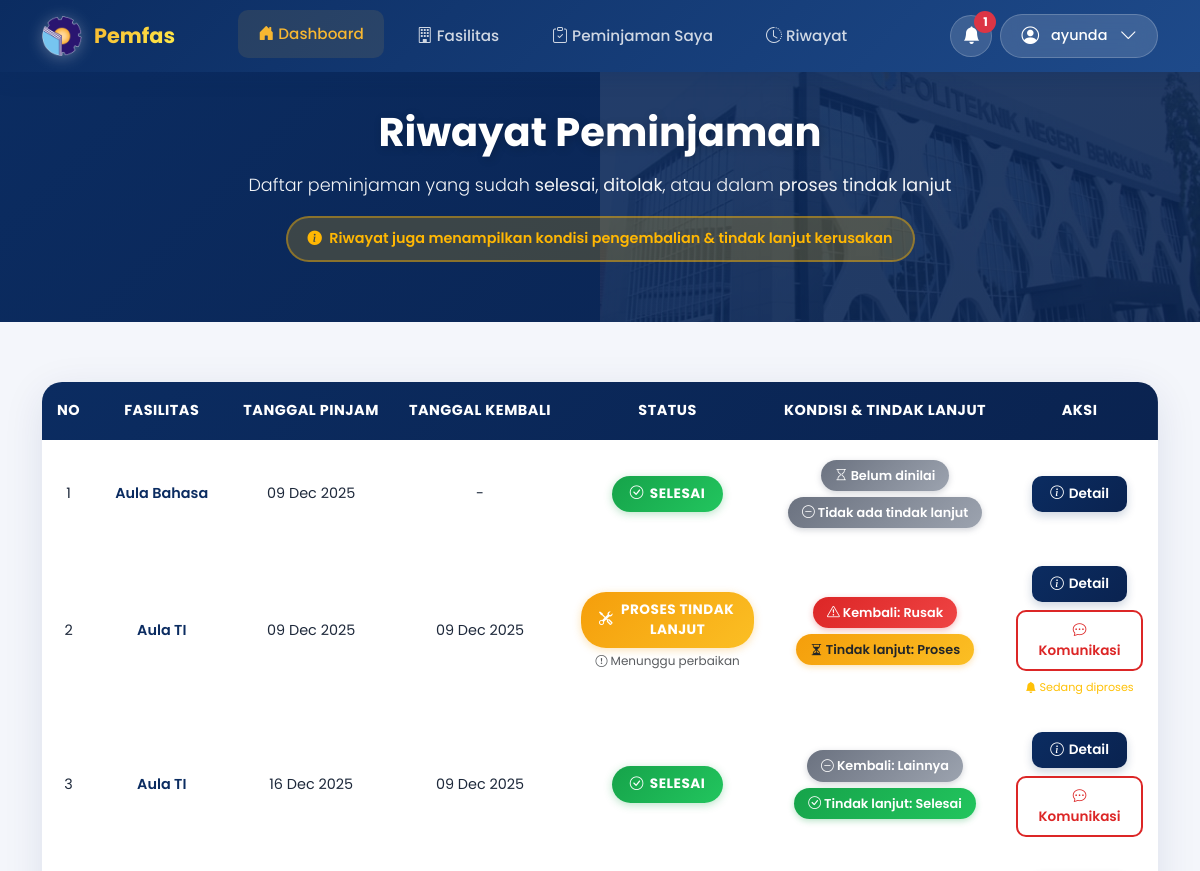
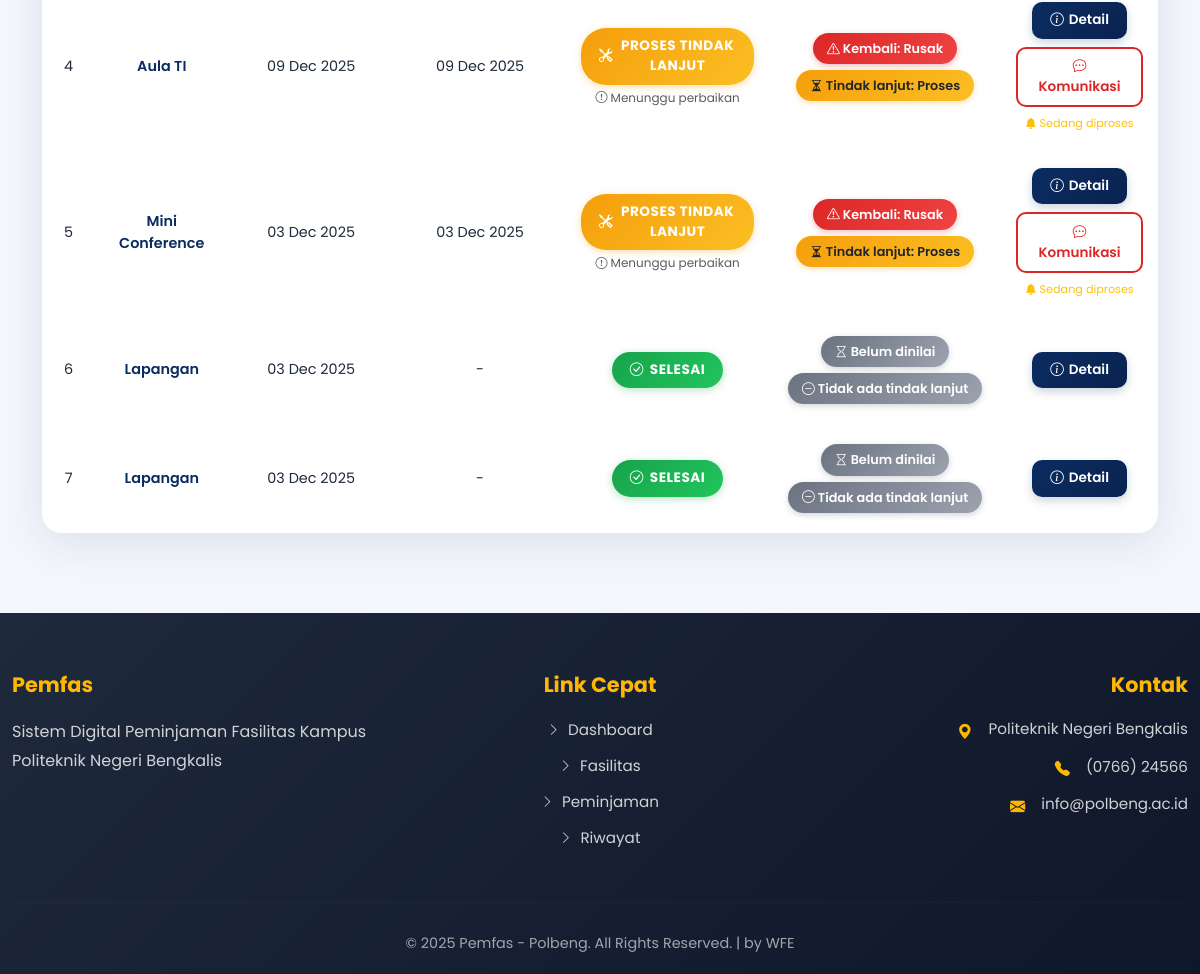
Page /peminjam/riwayat.php (signed in) on the committed database (2 pictures, top to bottom).
### tables this page shows
CREATE TABLE `users` (
  `id_user` int(11) NOT NULL,
  `nama` varchar(100) NOT NULL,
  `username` varchar(50) NOT NULL,
  `password` varchar(255) NOT NULL,
  `email` varchar(100) DEFAULT NULL,
  `role` enum('super_admin','bagian_umum','peminjam') DEFAULT 'peminjam',
  `created` timestamp NOT NULL DEFAULT current_timestamp(),
  `last_login` datetime DEFAULT NULL,
  `id_unit` int(11) DEFAULT NULL
);

CREATE TABLE `peminjaman` (
  `id_pinjam` int(11) NOT NULL,
  `id_user` int(11) NOT NULL,
  `tanggal_mulai` date DEFAULT NULL,
  `tanggal_selesai` date DEFAULT NULL,
  `status` enum('draft','usulan','diterima','ditolak','selesai') DEFAULT 'draft',
  `dokumen_peminjaman` varchar(255) DEFAULT NULL,
  `alasan_penolakan` text DEFAULT NULL,
  `tanggal_usulan` timestamp NOT NULL DEFAULT current_timestamp(),
  `catatan` text DEFAULT NULL
);

CREATE TABLE `pengembalian` (
  `id_kembali` int(11) NOT NULL,
  `id_pinjam` int(11) NOT NULL,
  `kondisi` enum('bagus','rusak') DEFAULT 'bagus',
  `catatan` text DEFAULT NULL,
  `tgl_kembali` date DEFAULT NULL
);

### peminjam/riwayat.php (the view, shortened to what the rows shown need)
<?php
include '../config/koneksi.php';
$id_user = filter_var($_SESSION['id_user'], FILTER_VALIDATE_INT);
$sqlRiwayat = "
    SELECT
        p.id_pinjam,
        p.tanggal_mulai,
        p.tanggal_selesai,
        p.status AS status_pinjam,
        p.catatan,
        COALESCE(GROUP_CONCAT(DISTINCT f.nama_fasilitas SEPARATOR ', '), '-') AS fasilitas_list,
        pg.id_kembali,
        pg.kondisi,
        pg.catatan AS catatan_kembali,
        pg.tgl_kembali,
        tl_last.id_tindaklanjut,
        tl_last.tindakan,
        tl_last.deskripsi AS deskripsi_tindaklanjut,
        tl_last.status AS status_tindaklanjut,
        tl_last.tanggal AS tanggal_tindaklanjut
    FROM peminjaman p
    LEFT JOIN daftar_peminjaman_fasilitas df ON p.id_pinjam = df.id_pinjam
    LEFT JOIN fasilitas f ON df.id_fasilitas = f.id_fasilitas
    LEFT JOIN pengembalian pg ON p.id_pinjam = pg.id_pinjam
    LEFT JOIN (
        SELECT t1.*
        FROM tindaklanjut t1
        JOIN (
            SELECT id_kembali, MAX(id_tindaklanjut) AS max_tl
            FROM tindaklanjut
            GROUP BY id_kembali
        ) t2 ON t1.id_kembali = t2.id_kembali
             AND t1.id_tindaklanjut = t2.max_tl
    ) AS tl_last ON tl_last.id_kembali = pg.id_kembali
    WHERE p.id_user = ?
      AND p.status IN ('selesai', 'ditolak')
    GROUP BY
        p.id_pinjam,
        p.tanggal_mulai,
        p.tanggal_selesai,
        p.status,
        p.catatan,
        pg.id_kembali,
        pg.kondisi,
        pg.catatan,
        pg.tgl_kembali,
        tl_last.id_tindaklanjut,
        tl_last.tindakan,
        tl_last.deskripsi,
        tl_last.status,
        tl_last.tanggal
    ORDER BY p.id_pinjam DESC
";
$stmtRiwayat = $conn->prepare($sqlRiwayat);
$stmtRiwayat->bind_param("i", $id_user);
$stmtRiwayat->execute();
$resultRiwayat = $stmtRiwayat->get_result();
include '../includes/peminjam/header.php';
include '../includes/peminjam/navbar.php';
?>
<br><br>
<section class="hero-section text-center">
    <div class="container">
        <h2 class="fw-bold mb-3" data-aos="fade-up">Riwayat Peminjaman</h2>
    </div>
</section>
<div class="container mb-5">
<?php if ($resultRiwayat && $resultRiwayat->num_rows > 0): ?>
    <div class="row justify-content-center">
        <div class="col-12" data-aos="fade-up">
            <div class="riwayat-card">
                <div class="riwayat-table-wrapper">
                    <div class="riwayat-table-responsive">
                        <table class="riwayat-table text-center align-middle">
                            <thead>
                                <tr>
                                    <th>No</th>
                                    <th>Fasilitas</th>
                                    <th>Tanggal Pinjam</th>
                                    <th>Tanggal Kembali</th>
                                    <th>Status</th>
                                    <th>Kondisi & Tindak Lanjut</th>
                                    <th>Aksi</th>
                                </tr>
                            </thead>
                            <tbody>
                                <?php
                                $no = 1;
                                while ($data = $resultRiwayat->fetch_assoc()):
                                    $id_pinjam = (int)$data['id_pinjam'];
                                    $statusPinjam = strtolower(htmlspecialchars($data['status_pinjam'], ENT_QUOTES, 'UTF-8'));
                                    $fasilitasList = htmlspecialchars($data['fasilitas_list'] ?? '-', ENT_QUOTES, 'UTF-8');
                                    $tglMulai = !empty($data['tanggal_mulai'])
                                        ? date('d M Y', strtotime($data['tanggal_mulai']))
                                        : '-';
                                    $tglKembali = !empty($data['tgl_kembali'])
                                        ? date('d M Y', strtotime($data['tgl_kembali']))
                                        : '-';
                                    $kondisi = strtolower($data['kondisi'] ?? '');
                                    $id_tindaklanjut = !empty($data['id_tindaklanjut']) ? (int)$data['id_tindaklanjut'] : 0;
                                    $statusTLRaw = strtolower($data['status_tindaklanjut'] ?? '');
                                    $displayStatus = $statusPinjam;
                                    $statusClass   = '';
                                    $statusIcon    = '';
                                    $statusText    = '';
                                    $isTindakLanjutAktif = false;
                                    if ($kondisi === 'rusak' && $id_tindaklanjut > 0) {
                                        if (in_array($statusTLRaw, ['proses', 'pending', 'menunggu', ''])) {
                                            $displayStatus = 'proses_tindaklanjut';
                                            $isTindakLanjutAktif = true;
                                        }
                                    }
                                    switch ($displayStatus) {
                                        case 'proses_tindaklanjut':
                                            $statusClass = 'status-proses-tindaklanjut';
                                            $statusIcon  = 'tools';
                                            $statusText  = 'Proses Tindak Lanjut';
                                            break;
                                        case 'selesai':
                                            $statusClass = 'status-selesai';
                                            $statusIcon  = 'check-circle';
                                            $statusText  = 'Selesai';
                                            break;
                                    }
                                ?>
                                <tr>
                                    <td><?= $no++ ?></td>
                                    <td class="fw-semibold"><?= $fasilitasList ?></td>
                                    <td><?= $tglMulai ?></td>
                                    <td><?= $tglKembali ?></td>
                                    <td>
                                        <span class="status-pill <?= $statusClass ?>">
                                            <i class="bi bi-<?= $statusIcon ?>"></i>
                                            <?= $statusText ?>
                                        </span>
                                        <?php if ($isTindakLanjutAktif): ?>
                                            <small class="d-block mt-1 text-muted" style="font-size: 0.75rem;">
                                                <i class="bi bi-exclamation-circle"></i>
                                                Menunggu perbaikan
                                            </small>
                                        <?php endif; ?>
                                    </td>
                                    <td>
                                        <?php if ($kondisi === 'rusak'): ?>
                                            <span class="badge-kondisi bg-danger text-white mb-1 d-inline-block">
                                                <i class="bi bi-exclamation-triangle"></i>
                                                Kembali: Rusak
                                            </span><br>
                                        <?php elseif (!empty($data['id_kembali'])): ?>
                                            <span class="badge-kondisi bg-secondary text-white mb-1 d-inline-block">
                                                <i class="bi bi-dash-circle"></i>
                                                Kembali: Lainnya
                                            </span><br>
                                        <?php else: ?>
                                            <span class="badge-kondisi bg-secondary text-white mb-1 d-inline-block">
                                                <i class="bi bi-hourglass"></i>
                                                Belum dinilai
                                            </span><br>
                                        <?php endif; ?>
                                        <?php if ($id_tindaklanjut > 0): ?>
                                            <?php
                                                if (in_array($statusTLRaw, ['proses', 'pending', 'menunggu', ''])) {
                                                    $tlClass = 'bg-warning text-dark';
                                                    $tlIcon  = 'hourglass-split';
                                                    $tlText  = 'Tindak lanjut: Proses';
                                                } elseif ($statusTLRaw === 'selesai') {
                                                    $tlClass = 'bg-success text-white';
                                                    $tlIcon  = 'check-circle';
                                                    $tlText  = 'Tindak lanjut: Selesai';
                                                } else {
                                                    $tlClass = 'bg-info text-white';
                                                    $tlIcon  = 'info-circle';
                                                    $tlText  = 'Tindak lanjut: ' . ucfirst(htmlspecialchars($statusTLRaw, ENT_QUOTES, 'UTF-8'));
                                                }
                                            ?>
                                            <span class="badge-tl <?= $tlClass ?> d-inline-block">
                                                <i class="bi bi-<?= $tlIcon ?>"></i>
                                                <?= $tlText ?>
                                            </span>
                                        <?php else: ?>
                                            <span class="badge-tl bg-secondary text-white d-inline-block">
                                                <i class="bi bi-dash-circle"></i>
                                                Tidak ada tindak lanjut
                                            </span>
                                        <?php endif; ?>
                                    </td>
                                    <td>
                                        <div class="d-flex flex-column gap-2 align-items-center">
                                            <a href="detail_peminjaman.php?id=<?= $id_pinjam ?>"
                                               class="btn-detail"
                                               title="Lihat detail peminjaman">
                                                <i class="bi bi-info-circle"></i> Detail
                                            </a>
                                            <?php if ($kondisi === 'rusak' || $id_tindaklanjut > 0): ?>
                                                <a href="komunikasi_tindaklanjut.php?id_pinjam=<?= $id_pinjam ?>&id_tl=<?= $id_tindaklanjut ?>"
                                                   class="btn btn-outline-danger btn-sm"
                                                   title="Komunikasi Kerusakan dengan Admin">
                                                    <i class="bi bi-chat-dots"></i>
                                                    Komunikasi
                                                </a>
                                                <?php if ($isTindakLanjutAktif): ?>
                                                    <small class="text-warning" style="font-size: 0.7rem;">
                                                        <i class="bi bi-bell-fill"></i>
                                                        Sedang diproses
                                                    </small>
                                                <?php endif; ?>
                                            <?php endif; ?>
                                        </div>
                                    </td>
                                </tr>
                                <?php endwhile; ?>
                            </tbody>
                        </table>
                    </div>
                </div>
            </div>
        </div>
    </div>
<?php endif; ?>
</div>
<?php
include '../includes/peminjam/footer.php';
?>

### includes/peminjam/navbar.php (shortened to what the rows shown need)
<?php
include_once __DIR__ . '/../../config/koneksi.php';
$id_user_login = isset($_SESSION['id_user']) ? filter_var($_SESSION['id_user'], FILTER_VALIDATE_INT) : 0;
$nama_user = 'User';
if ($id_user_login > 0) {
    $sqlUser = "SELECT nama, username, role FROM users WHERE id_user = ? LIMIT 1";
    if ($stmtUser = $conn->prepare($sqlUser)) {
        $stmtUser->bind_param("i", $id_user_login);
        $stmtUser->execute();
        $resUser = $stmtUser->get_result();
        if ($row = $resUser->fetch_assoc()) {
            $nama_user = !empty($row['nama']) ? $row['nama'] : 'User';
        }
    }
}
?>
<nav class="navbar navbar-expand-lg fixed-top">
    <div class="container">
        <div class="collapse navbar-collapse" id="navbarNav">
            <div class="d-flex align-items-center gap-2">
                <div class="dropdown">
                    <button class="btn-profile" type="button" data-bs-toggle="dropdown">
                        <i class="bi bi-person-circle me-1"></i>
                        <span><?= htmlspecialchars($nama_user); ?></span>
                        <i class="bi bi-chevron-down ms-1"></i>
                    </button>
                </div>
            </div>
        </div>
    </div>
</nav>

### rows in the picture
users: nama "ayunda"
peminjaman: fasilitasList "Aula Bahasa", tanggal_mulai "09 Dec 2025", tglKembali "-", status "SELESAI", shows "Belum dinilai", shows "Tidak ada tindak lanjut"
peminjaman: fasilitasList "Aula TI", tanggal_mulai "09 Dec 2025", pengembalian.tgl_kembali "09 Dec 2025", statusText "PROSES TINDAK LANJUT", shows "Menunggu perbaikan", shows "Kembali: Rusak", tlText "Tindak lanjut: Proses", shows "Sedang diproses"
peminjaman: fasilitasList "Aula TI", tanggal_mulai "16 Dec 2025", pengembalian.tgl_kembali "09 Dec 2025", status "SELESAI", shows "Kembali: Lainnya", tlText "Tindak lanjut: Selesai"
peminjaman: fasilitasList "Aula TI", tanggal_mulai "09 Dec 2025", pengembalian.tgl_kembali "09 Dec 2025", statusText "PROSES TINDAK LANJUT", shows "Menunggu perbaikan", shows "Kembali: Rusak", tlText "Tindak lanjut: Proses", shows "Sedang diproses"
peminjaman: fasilitasList "Mini Conference", tanggal_mulai "03 Dec 2025", pengembalian.tgl_kembali "03 Dec 2025", statusText "PROSES TINDAK LANJUT", shows "Menunggu perbaikan", shows "Kembali: Rusak", tlText "Tindak lanjut: Proses", shows "Sedang diproses"
peminjaman: fasilitasList "Lapangan", tanggal_mulai "03 Dec 2025", tglKembali "-", status "SELESAI", shows "Belum dinilai", shows "Tidak ada tindak lanjut"
peminjaman: fasilitasList "Lapangan", tanggal_mulai "03 Dec 2025", tglKembali "-", status "SELESAI", shows "Belum dinilai", shows "Tidak ada tindak lanjut"

### other values in the picture
$jumlahNotif "1"
